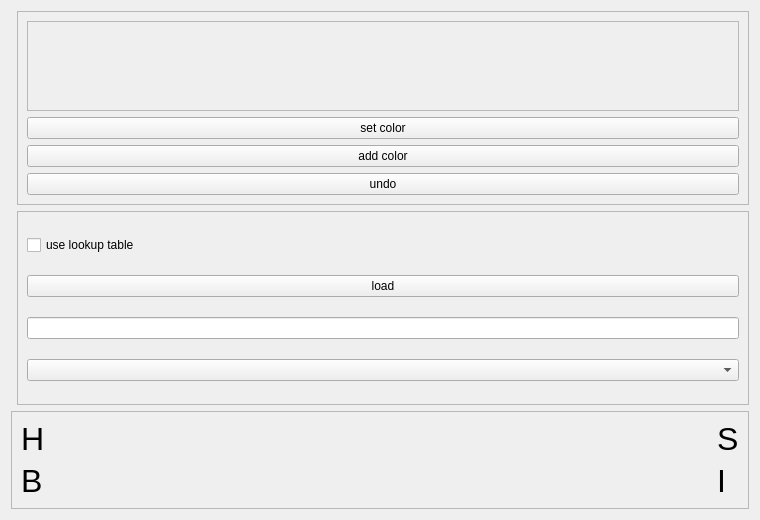
<ui version="4.0" >
 <class>ColorCalibrationWidget</class>
 <widget class="QWidget" name="ColorCalibrationWidget" >
  <property name="geometry" >
   <rect>
    <x>0</x>
    <y>0</y>
    <width>760</width>
    <height>520</height>
   </rect>
  </property>
  <property name="windowTitle" >
   <string>Color Calibration</string>
  </property>
  <layout class="QGridLayout" >
   <item rowspan="2" row="0" column="0" >
    <widget class="TribotsTools::ScrollImageWidget" name="imageWidget" >
     <property name="focusPolicy" >
      <enum>Qt::NoFocus</enum>
     </property>
    </widget>
   </item>
   <item row="0" column="1" >
    <widget class="QFrame" name="frame_2" >
     <property name="frameShape" >
      <enum>QFrame::StyledPanel</enum>
     </property>
     <property name="frameShadow" >
      <enum>QFrame::Raised</enum>
     </property>
     <layout class="QGridLayout" >
      <item row="0" column="0" >
       <widget class="QFrame" name="frameColorPatch" >
        <property name="frameShape" >
         <enum>QFrame::StyledPanel</enum>
        </property>
        <property name="frameShadow" >
         <enum>QFrame::Raised</enum>
        </property>
       </widget>
      </item>
      <item row="1" column="0" >
       <widget class="QPushButton" name="pushButtonSetColor" >
        <property name="text" >
         <string>set color</string>
        </property>
       </widget>
      </item>
      <item row="2" column="0" >
       <widget class="QPushButton" name="pushButtonAddColor" >
        <property name="text" >
         <string>add color</string>
        </property>
       </widget>
      </item>
      <item row="3" column="0" >
       <widget class="QPushButton" name="pushButtonUndoColor" >
        <property name="text" >
         <string>undo</string>
        </property>
       </widget>
      </item>
     </layout>
    </widget>
   </item>
   <item row="1" column="1" >
    <widget class="QFrame" name="frame_4" >
     <property name="frameShape" >
      <enum>QFrame::StyledPanel</enum>
     </property>
     <property name="frameShadow" >
      <enum>QFrame::Raised</enum>
     </property>
     <layout class="QGridLayout" >
      <item row="0" column="0" >
       <widget class="QCheckBox" name="checkBoxLUT" >
        <property name="text" >
         <string>use lookup table</string>
        </property>
       </widget>
      </item>
      <item row="1" column="0" >
       <widget class="QPushButton" name="pushButtonLoad" >
        <property name="text" >
         <string>load</string>
        </property>
       </widget>
      </item>
      <item row="2" column="0" >
       <widget class="QLineEdit" name="lineEditFilename" />
      </item>
      <item row="3" column="0" >
       <widget class="QComboBox" name="comboBoxColorClass" />
      </item>
     </layout>
    </widget>
   </item>
   <item row="2" column="0" colspan="2" >
    <widget class="QFrame" name="frame_3" >
     <property name="sizePolicy" >
      <sizepolicy vsizetype="Maximum" hsizetype="Preferred" >
       <horstretch>0</horstretch>
       <verstretch>0</verstretch>
      </sizepolicy>
     </property>
     <property name="frameShape" >
      <enum>QFrame::StyledPanel</enum>
     </property>
     <property name="frameShadow" >
      <enum>QFrame::Raised</enum>
     </property>
     <layout class="QGridLayout" >
      <item row="0" column="0" >
       <widget class="QLabel" name="label_4" >
        <property name="font" >
         <font>
          <pointsize>24</pointsize>
         </font>
        </property>
        <property name="text" >
         <string>H</string>
        </property>
       </widget>
      </item>
      <item row="0" column="1" >
       <widget class="TribotsTools::DoubleSlider" name="sliderHue" >
        <property name="sizePolicy" >
         <sizepolicy vsizetype="Preferred" hsizetype="Expanding" >
          <horstretch>0</horstretch>
          <verstretch>0</verstretch>
         </sizepolicy>
        </property>
        <property name="maximumSize" >
         <size>
          <width>16777215</width>
          <height>32</height>
         </size>
        </property>
        <property name="focusPolicy" >
         <enum>Qt::TabFocus</enum>
        </property>
       </widget>
      </item>
      <item row="0" column="2" >
       <widget class="TribotsTools::DoubleSlider" name="sliderSaturation" >
        <property name="sizePolicy" >
         <sizepolicy vsizetype="Preferred" hsizetype="Expanding" >
          <horstretch>0</horstretch>
          <verstretch>0</verstretch>
         </sizepolicy>
        </property>
        <property name="maximumSize" >
         <size>
          <width>16777215</width>
          <height>32</height>
         </size>
        </property>
        <property name="focusPolicy" >
         <enum>Qt::TabFocus</enum>
        </property>
       </widget>
      </item>
      <item row="0" column="3" >
       <widget class="QLabel" name="label" >
        <property name="font" >
         <font>
          <pointsize>24</pointsize>
         </font>
        </property>
        <property name="text" >
         <string>S</string>
        </property>
       </widget>
      </item>
      <item row="1" column="0" >
       <widget class="QLabel" name="label_3" >
        <property name="font" >
         <font>
          <pointsize>24</pointsize>
         </font>
        </property>
        <property name="text" >
         <string>B</string>
        </property>
       </widget>
      </item>
      <item row="1" column="1" >
       <widget class="TribotsTools::DoubleSlider" name="sliderBall" >
        <property name="sizePolicy" >
         <sizepolicy vsizetype="Preferred" hsizetype="Expanding" >
          <horstretch>0</horstretch>
          <verstretch>0</verstretch>
         </sizepolicy>
        </property>
        <property name="maximumSize" >
         <size>
          <width>16777215</width>
          <height>32</height>
         </size>
        </property>
        <property name="focusPolicy" >
         <enum>Qt::TabFocus</enum>
        </property>
       </widget>
      </item>
      <item row="1" column="2" >
       <widget class="TribotsTools::DoubleSlider" name="sliderIntensity" >
        <property name="sizePolicy" >
         <sizepolicy vsizetype="Preferred" hsizetype="Expanding" >
          <horstretch>0</horstretch>
          <verstretch>0</verstretch>
         </sizepolicy>
        </property>
        <property name="maximumSize" >
         <size>
          <width>16777215</width>
          <height>32</height>
         </size>
        </property>
        <property name="focusPolicy" >
         <enum>Qt::TabFocus</enum>
        </property>
       </widget>
      </item>
      <item row="1" column="3" >
       <widget class="QLabel" name="label_2" >
        <property name="font" >
         <font>
          <pointsize>24</pointsize>
         </font>
        </property>
        <property name="text" >
         <string>I</string>
        </property>
       </widget>
      </item>
     </layout>
    </widget>
   </item>
  </layout>
 </widget>
 <customwidgets>
  <customwidget>
   <class>TribotsTools::DoubleSlider</class>
   <extends>QWidget</extends>
   <header>../../../components/DoubleSlider.h</header>
  </customwidget>
  <customwidget>
   <class>TribotsTools::ScrollImageWidget</class>
   <extends>QFrame</extends>
   <header>../../../components/ScrollImageWidget.h</header>
  </customwidget>
 </customwidgets>
 <tabstops>
  <tabstop>sliderHue</tabstop>
  <tabstop>sliderSaturation</tabstop>
  <tabstop>sliderIntensity</tabstop>
  <tabstop>sliderBall</tabstop>
  <tabstop>pushButtonSetColor</tabstop>
  <tabstop>pushButtonAddColor</tabstop>
  <tabstop>pushButtonUndoColor</tabstop>
  <tabstop>checkBoxLUT</tabstop>
  <tabstop>pushButtonLoad</tabstop>
  <tabstop>lineEditFilename</tabstop>
  <tabstop>comboBoxColorClass</tabstop>
 </tabstops>
 <resources>
  <include location="../../VisionTool.qrc" />
 </resources>
 <connections/>
</ui>
